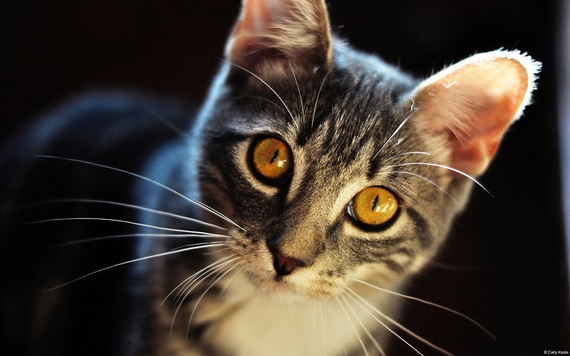
#> input picture notes/M7/images/cat.jpg, 570 x 356 px, shrunk from 1024 x 640 before the run, found by its file name
$ python m7_4_4_pool.py
#> lines starting #> are read from the running program, lines starting #| are printed output that depends on the picture
# "Cat eyes" by andres_cadena84 is licensed under CC PDM 1.0
# Zebra photo: This Photo by Unknown Author is licensed under CC BY-SA

import cv2                         # use to read the photo
import numpy as np                 # needed for arrays

POOL_DIM = 2                       # size of stride

FILE_CAT = 'notes/M7/cat.jpg'
FILE_ZEB = 'notes/M7/zebra.jpg'
NAME_CAT = 'notes/M7/images/cat_'
NAME_ZEB = 'notes/M7/images/zeb_'
NUM_PHOTOS = 2
NUM_POOLS = 2
files = [FILE_CAT,FILE_ZEB]
names = [NAME_CAT,NAME_ZEB]
ptype = ['mean.jpg','max.jpg']

################################################################################
# Function pool performs pooling on an image                                   #
# inputs:                                                                      #
#   orig: an array holding the original image                                  #
#   dim_x,dim_y: the dimensions, in pixels, of the image                       #
#   max: 1 do max pooling; 0 do mean pooling                                   #
# outputs:                                                                     #
#   new_img - converted to an array                                            #
################################################################################

def pool(orig,dim_x,dim_y,max=1):
    new_img = []                                    # list of lists
    for x_index in range(0,dim_x,POOL_DIM):         # for each pixel, striding!
        new_row = []                                # list for each row
        for y_index in range(0,dim_y,POOL_DIM):     # for each group...
            if max:
                pool_val = img[x_index:x_index+POOL_DIM,
                               y_index:y_index+POOL_DIM].max()
            else:
                pool_val = img[x_index:x_index+POOL_DIM,
                               y_index:y_index+POOL_DIM].mean()
            new_row.append(pool_val)                # add to list
        new_img.append(new_row)                     # add to image
    return np.array(new_img)                        # return an array

for index in range(NUM_PHOTOS):
    img = cv2.imread(files[index],0)             # 0 converts to grayscale
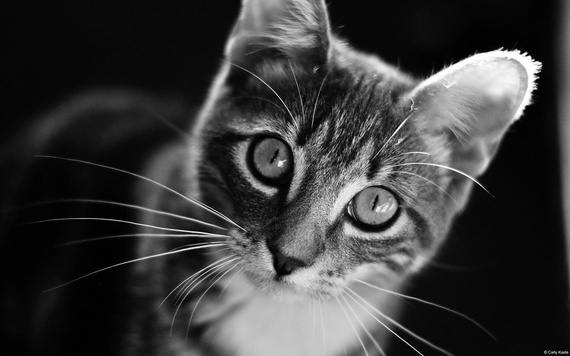
#> img: shape (356, 570); min 0, max 255, mean 58.7
    root = names[index]
    x,y = img.shape
#> x = 356; y = 570
    print(x,y)
#| 356 570

    for pool_type in range(NUM_POOLS):
        img_pool = pool(img,x,y,pool_type)
        cv2.imwrite(root+ptype[pool_type],img_pool)
#> this loop made 2 passes
#> pass 1, `img_pool = pool(img,x,y,pool_type)`:
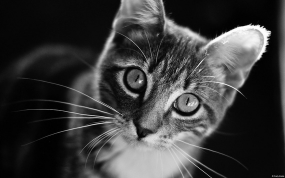
#> img_pool: shape (178, 285) float64; min 0.25, max 255, mean 58.7
#> pass 2, `img_pool = pool(img,x,y,pool_type)`:
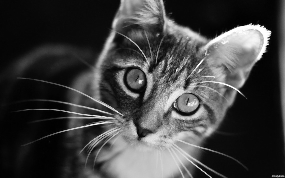
#> img_pool: shape (178, 285); min 1, max 255, mean 64.7
#> pass 2 of the loop `for index in range(NUM_PHOTOS):`:
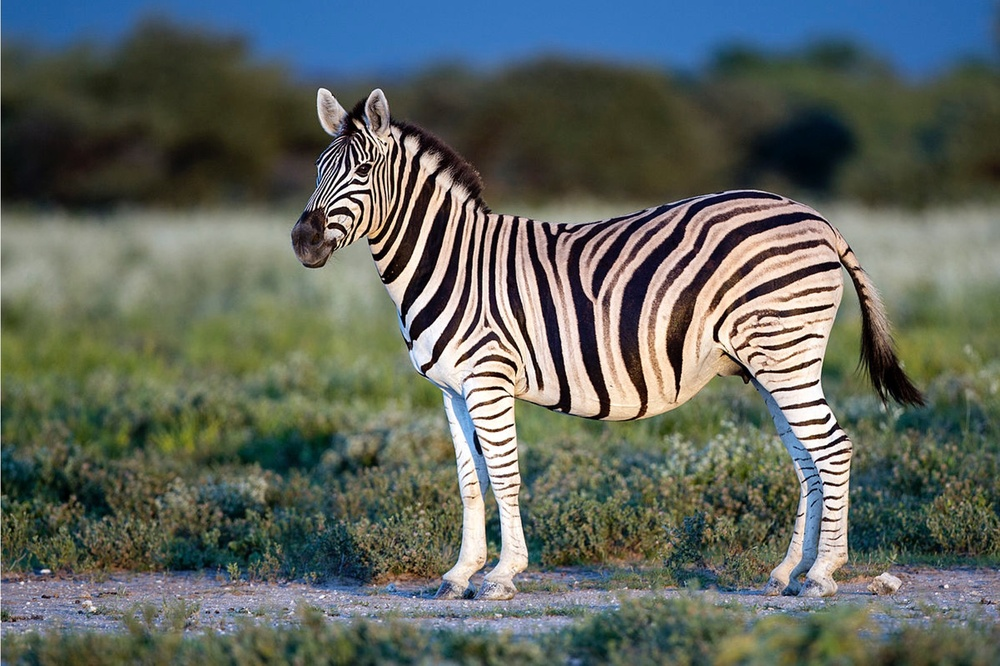
#> input picture notes/M7/images/zebra.jpg, 1000 x 666 px, shrunk from 1798 x 1198 before the run, found by its file name
#> `img = cv2.imread(files[index],0)`:
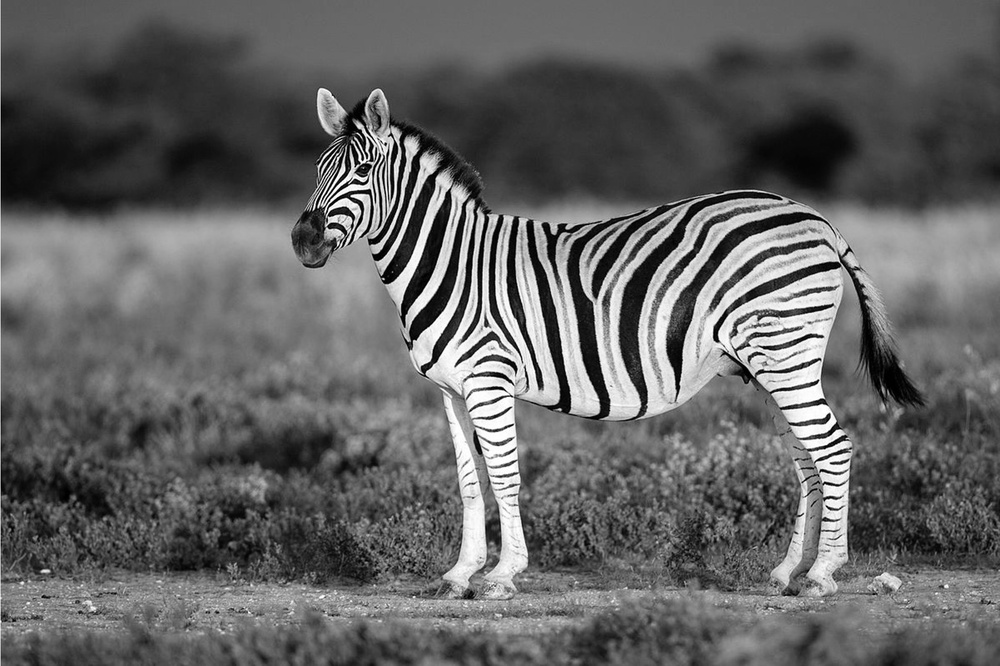
#> img: shape (666, 1000); min 0, max 255, mean 98.9
#| 666 1000
#> the loop `for pool_type in range(NUM_POOLS):` made 2 passes
#> pass 2, `img_pool = pool(img,x,y,pool_type)`:
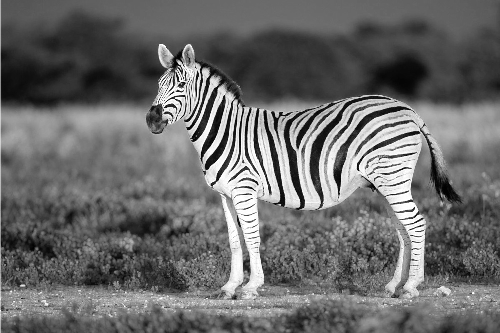
#> img_pool: shape (333, 500); min 0, max 255, mean 106.6
